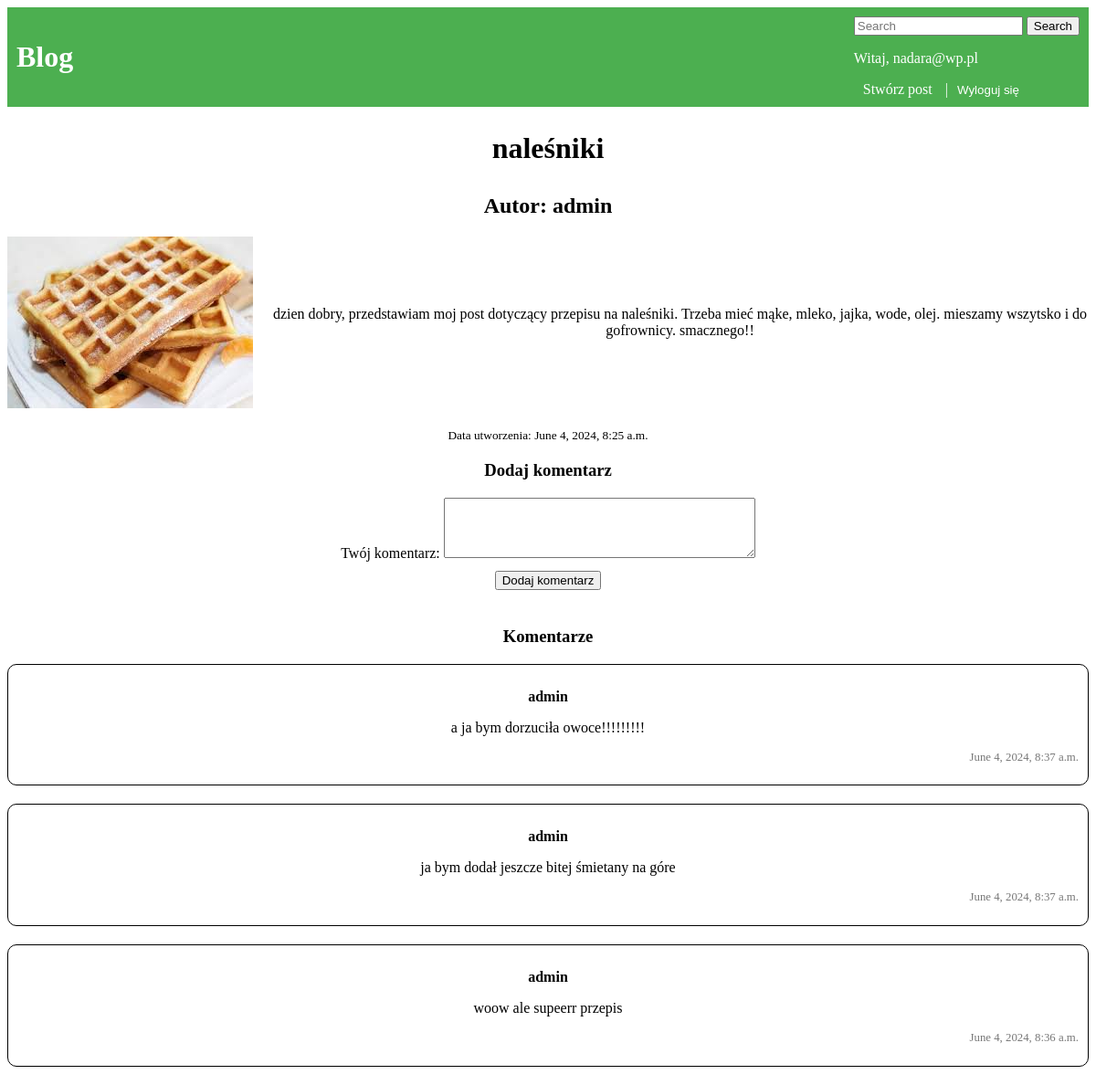
Screenshot of /post/46/ (signed in) with the database file from the repository.
### mainapp/models.py (models this page shows, shortened)
class Post(models.Model):
    tytul = models.CharField(max_length=200)
    tresc = models.TextField(max_length=2000)
    data_utworzenia = models.DateTimeField(auto_now_add=True)
    autor = models.ForeignKey(User, on_delete=models.CASCADE)
    image = models.ImageField(null=True, blank=True, upload_to="images/")
    DOSTEP_CHOICES = (
        ('Publiczny', 'Publiczny'),
        ('Ograniczony', 'Ograniczony'),
    )
    dostep = models.CharField(max_length=20, choices=DOSTEP_CHOICES, default='Publiczny')

class Komentarz(models.Model):
    tresc = models.TextField()
    data_dodania = models.DateTimeField(auto_now_add=True)
    autor = models.ForeignKey(User, on_delete=models.CASCADE)
    post = models.ForeignKey(Post, on_delete=models.CASCADE)

### mainapp/views.py (the view)
# urls.py: path('post/<int:post_id>/', views.post_detail, name='post_detail'),
def post_detail(request, post_id):
    post = get_object_or_404(Post, pk=post_id)
    comments = Komentarz.objects.filter(post=post).order_by('-data_dodania')
    form = CreateCommentForm()
    print("wyswietlono szczegoly posta")
    return render(request, 'post/post_detail.html', {'post': post, 'comments': comments, 'form': form})

### mainapp/forms.py
class CreateCommentForm(forms.ModelForm):
    comment = forms.CharField(
        label='Komentarz',
        widget=forms.Textarea(attrs={'rows': 4, 'class': 'form-control'})
    )
    class Meta:
        model = Komentarz
        fields = ('comment',)

### mainapp/templates/post/post_detail.html (shortened to what this page needs)
{% extends "base.html" %}
{% block content %}
<div class="container mt-5">
  <div class="row justify-content-center">
    <div class="col-md-8 centered">
      <h2 class="big-title">{{ post.tytul }}</h2>
      <h4 class="big-author">Autor: {{ post.autor }}</h4>
      <div class="post-content">
        {% if post.image %}
        <img src="{{ post.image.url }}">
        {% endif %}
        <p>{{ post.tresc }}</p>
      </div>
      <small>Data utworzenia: {{ post.data_utworzenia }}</small>
      <div class="comment-form">
        <h3>Dodaj komentarz</h3>
        <form id="comment-form" method="post" action="{% url 'add_comment' post.id %}">
          <div class="form-group">
            <label for="comment">Twój komentarz:</label>
            {{ form.comment }}
          </div>
          <button type="submit" class="btn btn-success submit-btn">Dodaj komentarz</button>
        </form>
      </div>
      <div class="comment-section">
        <h3>Komentarze</h3>
        {% for comment in comments %}
        <div class="comment">
          <p class="comment-author">{{ comment.autor.username }}</p>
          <p>{{ comment.tresc }}</p>
          <p class="comment-date">{{ comment.data_dodania }}</p>
        </div>
        {% endfor %}
      </div>
    </div>
  </div>
</div>
{% endblock %}

### mainapp/templates/base.html (shortened to what this page needs)
<!DOCTYPE html>
<html lang="en">
<head>
</head>
<body>
    <header>
        <a href="{% url 'index' %}" style="text-decoration: none; color: white;">
            <h1>Blog</h1>
        </a>
        <nav>
            {% if user.is_authenticated %}
                <form class = "d-flex" method=POST action="{% url 'search' %} ">
                    <input class=" form-control me-2" type="search" placeholder="Search" aria-label="Search" name="searched">
                    <button class="btn btn-outline-secondary" type="submit">Search</button>
                </form>
                <p>Witaj, {{ user.email }}</p>
                <a href="{% url 'createpost' %}" style="text-decoration: none; color: white;">Stwórz post</a> |
                <form action="{% url 'logout' %}" method="post" id="logout-form" style="display: inline;">
                    <button type="submit" style="text-decoration: none; color: white; background-color: transparent; border: none;">Wyloguj się</button>
                </form>
            {% endif %}
        </nav>
    </header>
    {% block content %}
    {% endblock %}
</body>
</html>

### mainapp/templates/base.html (style rules this page uses)
header { background-color: #4CAF50; color: white; padding: 10px; display: flex; justify-content: space-between; align-items: center; }
nav a { color: white; text-decoration: none; margin: 0 10px; }

### mainapp/templates/post/post_detail.html (style rules this page uses)
.centered { text-align: center; }
.big-title { font-size: 2rem; margin-bottom: 20px; }
.big-author { font-size: 1.5rem; margin-bottom: 20px; }
.post-content { display: flex; align-items: center; justify-content: center; margin-bottom: 20px; text-align: center; }
.post-content img { max-width: 50%; height: auto; margin-right: 20px; }
.comment-section { margin-top: 40px; }
.comment { border: 1px solid #000000; padding: 10px; margin-bottom: 20px; border-radius: 10px; }
.comment-author { font-weight: bold; margin-bottom: 5px; }
.comment-date { font-size: 0.8rem; color: #777; text-align: right; }
.comment-form { margin-bottom: 40px; }
.submit-btn { margin-top: 10px; }

### rows the page displays
Post: tytul "naleśniki", autor "admin", image (picture), tresc "dzien dobry, przedstawiam moj post dotyczący przepisu na naleśniki. Trzeba mieć mąke, mleko, jajka, wode, olej. mieszamy wszytsko i do gofrownicy. smacznego!!", data_utworzenia "June 4, 2024, 8:25 a.m."
Komentarz: autor.username "admin", tresc "a ja bym dorzuciła owoce!!!!!!!!!", data_dodania "June 4, 2024, 8:37 a.m."
Komentarz: autor.username "admin", tresc "ja bym dodał jeszcze bitej śmietany na góre", data_dodania "June 4, 2024, 8:37 a.m."
Komentarz: autor.username "admin", tresc "woow ale supeerr przepis", data_dodania "June 4, 2024, 8:36 a.m."

### other values shown
{{ user.email }} "nadara@wp.pl"
